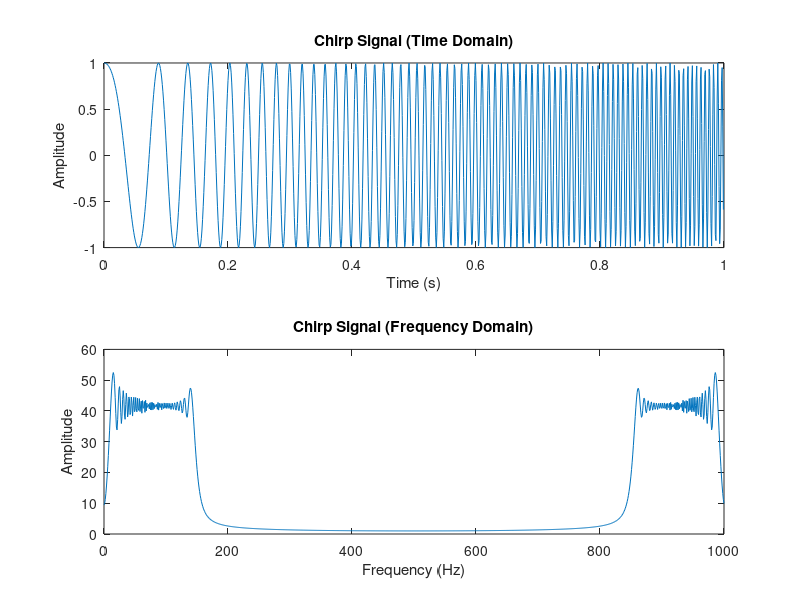

Recreate this plot in MATLAB. (Note: this script raises an error after producing the figure.)
% 定义参数
fs = 1000; % 采样率
T = 1; % 信号持续时间（秒）
t = 0:1/fs:T-1/fs; % 时间向量

% 定义线性调频信号
f_start = 5; % 起始频率 (Hz)
f_end = 150; % 终止频率 (Hz)
chirp_signal = chirp(t, f_start, T, f_end);

% 绘制线性调频信号的时域图
figure;
subplot(2, 1, 1);
plot(t, chirp_signal);
title('Chirp Signal (Time Domain)');
xlabel('Time (s)');
ylabel('Amplitude');

% 计算线性调频信号的频谱
N = length(chirp_signal);
frequencies = linspace(0, fs, N);
chirp_fft = fft(chirp_signal);

% 绘制线性调频信号的频域图
subplot(2, 1, 2);
plot(frequencies, abs(chirp_fft));
title('Chirp Signal (Frequency Domain)');
xlabel('Frequency (Hz)');
ylabel('Amplitude');

sgtitle('Chirp Signal - Time and Frequency Domain');
